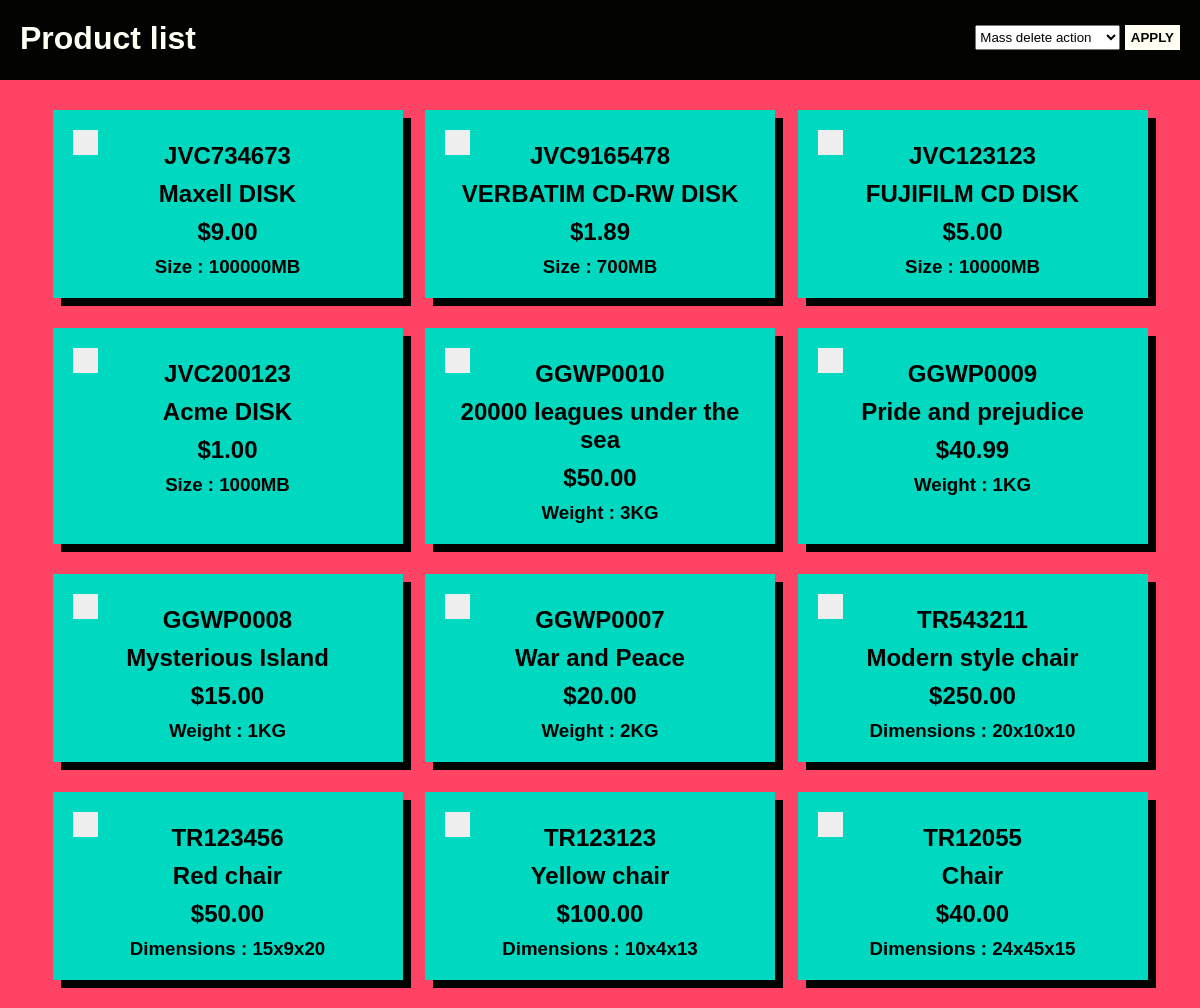
The page / on the database its author committed.
### tables this page shows
CREATE TABLE `products` (
  `Product_ID` int(11) NOT NULL,
  `SKU` char(12) DEFAULT NULL,
  `Name` char(250) DEFAULT NULL,
  `Price` char(16) DEFAULT NULL,
  `Type` char(50) DEFAULT NULL
);

CREATE TABLE `size` (
  `Product_ID` int(11) DEFAULT NULL,
  `Size` int(11) DEFAULT NULL
);

CREATE TABLE `weight` (
  `Product_ID` int(11) DEFAULT NULL,
  `Weight` int(11) DEFAULT NULL
);

CREATE TABLE `dimensions` (
  `Product_ID` int(11) DEFAULT NULL,
  `Width` int(11) DEFAULT NULL,
  `Height` int(11) DEFAULT NULL,
  `Length` int(11) DEFAULT NULL
);

### index.php (called while the page is built, shortened)
<?php
include 'includes/Autoloader.php';
include 'includes/config.php';
require config('template_path') . '/template.php';

### includes/config.php (called while the page is built, shortened)
<?php
function config($key = '')
{
    $config = [
        'site_url' => 'localhost',
        'page_names' => [
          '/' => 'Product list',
          'product-list' => 'Product list',
          'product-add' => "Product add",
        ],
        'template_path' => 'templates',
        'content_path' => 'content',
    ];
    return isset($config[$key]) ? $config[$key] : null;
}

### lib/models/TemplateModel.php (called while the page is built, shortened)
<?php
class TemplateModel {
  function setPageName() {
    $pageNames = config('page_names');
    $pageName = "Product list";
    for ($i = 0; $i < count($pageNames); $i++) {
      if (strpos($_SERVER['REQUEST_URI'], array_keys($pageNames)[$i])) {
        $pageName = $pageNames[array_keys($pageNames)[$i]];
      }
    }
    return $pageName;
  }
}

### lib/classes/Database.php (called while the page is built)
<?php
class Database {
  protected function connect() {
    $dsn = 'mysql:host=' . DB_HOST . ';dbname=' . DB_DB;
    $pdo = new PDO($dsn, DB_USER, DB_PASSWORD);
    $pdo->setAttribute(PDO::ATTR_DEFAULT_FETCH_MODE, PDO::FETCH_ASSOC);
    return $pdo;
  }
}

### lib/models/Product.php (called while the page is built, shortened)
<?php
abstract class Product extends Database {
  protected function getProduct($productId) {
    $sql = "SELECT * FROM products WHERE Product_ID = ?";
    $stmt = $this->connect()->prepare($sql);
    $stmt->execute([$productId]);
    $results = $stmt->fetchAll();
    return $results;
  }
  protected function getLastProductId() {
    $sql = "SELECT MAX(Product_ID) FROM products";
    $stmt = $this->connect()->prepare($sql);
    $stmt->execute();
    $results = $stmt->fetchAll();
    return $results[0]["MAX(Product_ID)"];
  }
}

### includes/Autoloader.php (called while the page is built, shortened)
<?php
class Autoloader {
  public static function classLoader($className) {
    $path = "lib/classes/";
    $ext = ".php";
    $fullPath = $path . $className . $ext;
    if (!file_exists($fullPath)) {
      return false;
    }
  }
  public static function controllersLoader($className) {
    $path = "lib/controllers/";
    $ext = ".php";
    $fullPath = $path . $className . $ext;
    if (!file_exists($fullPath)) {
      return false;
    }
  }
  public static function interfacesLoader($className) {
    $path = "lib/interfaces/";
    $ext = ".php";
    $fullPath = $path . $className . $ext;
    if (!file_exists($fullPath)) {
      return false;
    }
  }
  public static function modelsLoader($className) {
    $path = "lib/models/";
    $ext = ".php";
    $fullPath = $path . $className . $ext;
    if (!file_exists($fullPath)) {
      return false;
    }
  }
}

### lib/models/Size.php (called while the page is built, shortened)
<?php
class Size extends Product implements ProductType {
  public function getTypeSpecificData($product_id) {
    $sql = "SELECT * FROM size WHERE Product_ID = ?";
    $stmt = $this->connect()->prepare($sql);
    $stmt->execute([$product_id]);
    $results = $stmt->fetchAll();
    return $results;
  }
}

### lib/models/Weight.php (called while the page is built, shortened)
<?php
class Weight extends Product implements ProductType {
  public function getTypeSpecificData($product_id) {
    $sql = "SELECT * FROM weight WHERE Product_ID = ?";
    $stmt = $this->connect()->prepare($sql);
    $stmt->execute([$product_id]);
    $results = $stmt->fetchAll();
    return $results;
  }
}

### lib/models/Dimensions.php (called while the page is built, shortened)
<?php
class Dimensions extends Product implements ProductType {
  public function getTypeSpecificData($product_id) {
    $sql = "SELECT * FROM dimensions WHERE Product_ID = ?";
    $stmt = $this->connect()->prepare($sql);
    $stmt->execute([$product_id]);
    $results = $stmt->fetchAll();
    return $results;
  }
}

### lib/views/ProductView.php (the view, shortened to what this page needs)
<?php
class ProductView extends Product {
  public function showProduct($productId) {
    $results = $this->getProduct($productId);
    foreach($results as $result) {
      if (isset($result['SKU'])) { ?>
        <div class="product">
          <label class="container">
            <span class="checkmark"></span>
          </label>
      <?php
        echo '<h1>' . $result['SKU'] . '</h1>';
        echo '<h1>' . $result['Name'] . '</h1>';
        echo '<h1>$' . $result['Price'] . '</h1>';
      }
      $productType = new $type();
      $results = $productType->getTypeSpecificData($productId);
      foreach ($results as $result) {
        if (isset($result['Size'])) echo '<h3>Size : ' . $result['Size'] . 'MB</h3>';
        if (isset($result['Width'])) echo '<h3>Dimensions : ' . $result['Width'] . 'x';
        if (isset($result['Height'])) echo $result['Height'] . 'x';
        if (isset($result['Length'])) echo $result['Length'] . '</h3>';
        if (isset($result['Weight'])) echo '<h3>Weight : ' . $result['Weight'] . 'KG</h3>';
      }
      echo '</div>';
    }
  }
}

### templates/template.php (shortened to what this page needs)
<?php
$templateView = new TemplateView();
?>
<!DOCTYPE html>
<html>
  <head>
    <link rel="stylesheet" type="text/css" href="assets/css/styles.css">
    <title><?php $templateView->showName() ?></title>
  </head>
  <body>
    <header>
      <h1><?php $templateView->showName() ?></h1>
    </header>
    <section class="main">
      <?php $templateView->showPageContent() ?>
    </section>
  </body>
</html>

### lib/views/TemplateView.php
<?php
class TemplateView extends TemplateModel {
  public function showName() {
    echo $this->setPageName();
  }
  public function showPageContent() {
    include $this->setPageContent();
  }
}

### content/product-list.php (shortened to what this page needs)
<?php
  $productListView = new ProductListView();
?>
<form action="<?php echo htmlspecialchars($_SERVER['REQUEST_URI']); ?>" method="post">
  <div class='product-list'>
    <?php $productListView->showAllProducts(); ?>
  </div>
  <div class="action-buttons">
    <select id='action-selector' name='action-selector'>
      <option value='mass-delete'>Mass delete action</option>
    </select>
    <input type="submit" id="apply-button" name="apply" value="APPLY">
  </div>
</form>

### lib/views/ProductListView.php
<?php
class ProductListView extends ProductView {
  public function showAllProducts() {
    $productCount = $this->getLastProductId();
    for ($productId = $productCount; $productId >= 1; $productId--) {
      $this->showProduct($productId);
    }
  }
}

### assets/css/styles.css (style rules this page uses)
body { margin: 0; font-family: sans-serif; background-color: #ff4365; }
h1, h2, h3, h4, h5, h6 { margin: 0; }
select { width: 145px; }
input { background-color: #fffff3; }
header { height: 80px; background-color: #030301; }
header h1 { padding-top: 20px; padding-left: 20px; color: #fffff3; }
.action-buttons { position: absolute; top: 25px; right: 20px; }
.action-buttons button, .action-buttons input, .action-buttons select { height: 25px; }
.action-buttons input, .action-buttons button { background-color: #fffff3; border: 0px; color: #030301; font-weight: bold; }
.product-list { padding: 30px; text-align: center; display: grid; }
@media only screen and (max-width: 1920px) { .product-list { grid-template-columns: 300px 300px 300px 300px; justify-content: space-evenly; } }
@media only screen and (max-width: 1280px) { .product-list { grid-template-columns: 350px 350px 350px; justify-content: space-evenly; } }
.product { box-shadow: 8px 8px #030301; margin-bottom: 30px; padding: 20px; background-color: #00d9c0; }
.product h1 { margin: 10px; }
.container { display: block; position: relative; padding-left: 35px; margin-bottom: 12px; cursor: pointer; font-size: 22px; -webkit-user-select: none; -moz-user-select: none; -ms-user-select: none; user-select: none; }
.checkmark { position: absolute; top: 0; left: 0; height: 25px; width: 25px; background-color: #eee; }
.checkmark:after { content: ""; position: absolute; display: none; }
.container .checkmark:after { left: 9px; top: 5px; width: 5px; height: 10px; border: solid white; border-width: 0 3px 3px 0; -webkit-transform: rotate(45deg); -ms-transform: rotate(45deg); transform: rotate(45deg); }
::placeholder { color: #b7ad99; opacity: 1; }

### rows shown on the page
products: SKU "JVC734673", Name "Maxell DISK", Price "9.00"
size: Size "100000"
products: SKU "JVC9165478", Name "VERBATIM CD-RW DISK", Price "1.89"
size: Size "700"
products: SKU "JVC123123", Name "FUJIFILM CD DISK", Price "5.00"
size: Size "10000"
products: SKU "JVC200123", Name "Acme DISK", Price "1.00"
size: Size "1000"
products: SKU "GGWP0010", Name "20000 leagues under the sea", Price "50.00"
weight: Weight "3"
products: SKU "GGWP0009", Name "Pride and prejudice", Price "40.99"
weight: Weight "1"
products: SKU "GGWP0008", Name "Mysterious Island", Price "15.00"
weight: Weight "1"
products: SKU "GGWP0007", Name "War and Peace", Price "20.00"
weight: Weight "2"
products: SKU "TR543211", Name "Modern style chair", Price "250.00"
dimensions: Width "20", Height "10", Length "10"
products: SKU "TR123456", Name "Red chair", Price "50.00"
dimensions: Width "15", Height "9", Length "20"
products: SKU "TR123123", Name "Yellow chair", Price "100.00"
dimensions: Width "10", Height "4", Length "13"
products: SKU "TR12055", Name "Chair", Price "40.00"
dimensions: Width "24", Height "45", Length "15"

### other values the page prints
$this->setPageName() "Product list"
